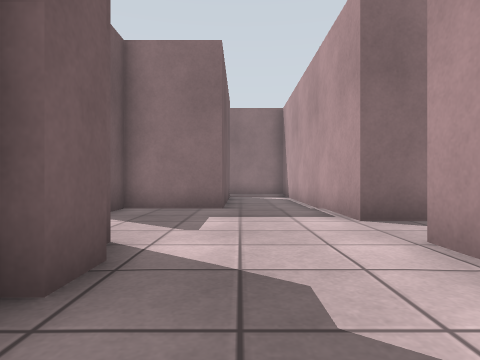
view 1 (above)

20 first-person views from a walk through a robot-simulator world made for Gazebo. The camera is 0.72 m above the floor, looks level and sees 75° across. The floor is counted in squares, 1 m on a side. Each view is taken from the middle of a square. On the plan, view 1 faces up. The plan holds only what a view shows up to about 10 squares ahead; the rest is blank.

view 2
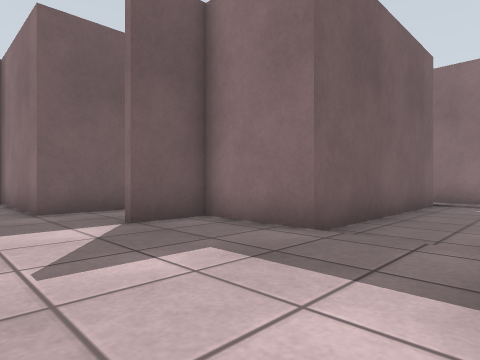

view 3
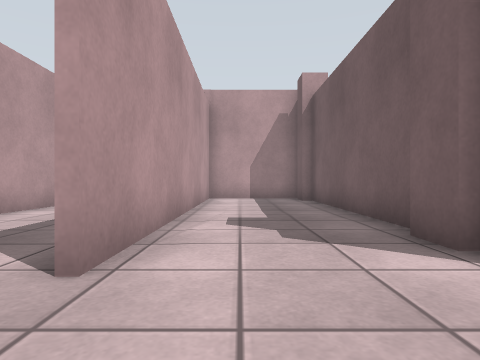

view 4
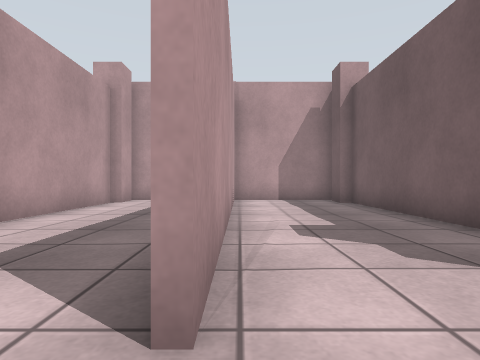

view 5
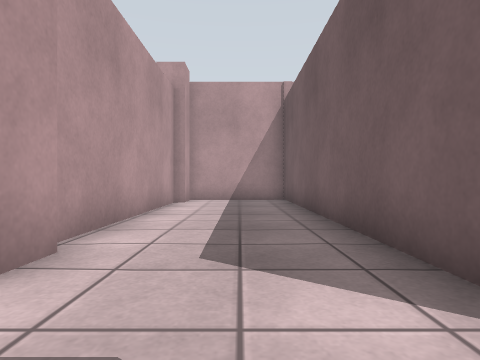

view 6
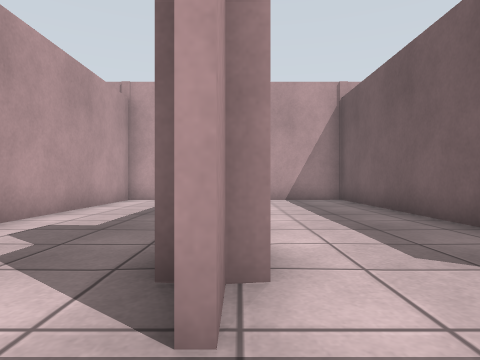

view 7
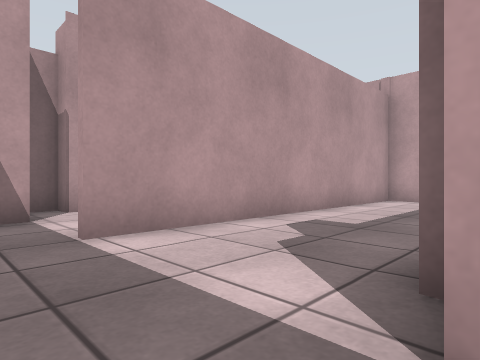

view 8
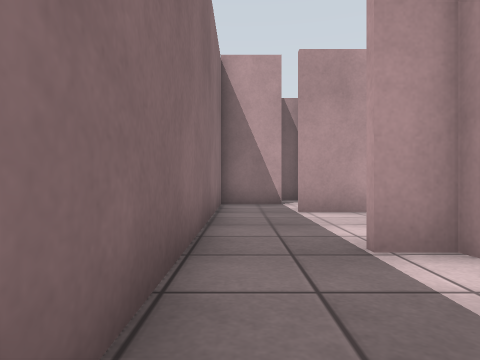

view 9
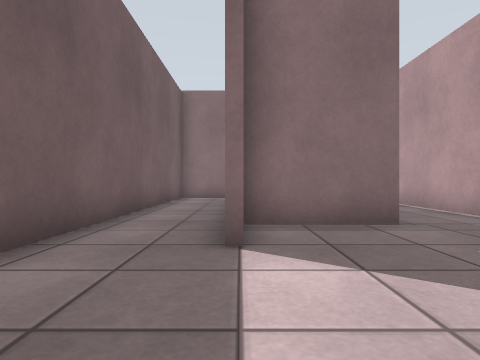

view 10
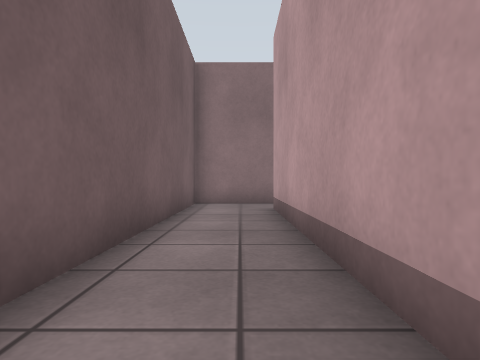

view 11
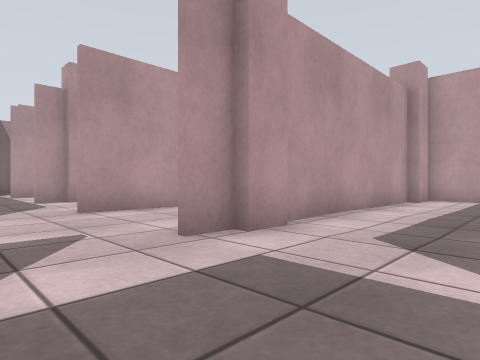

view 12
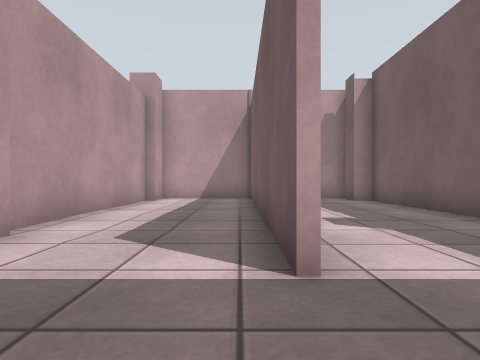

view 13
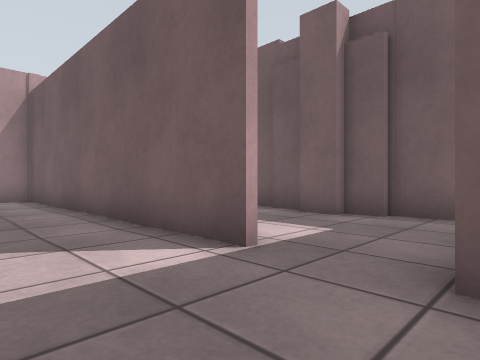

view 14
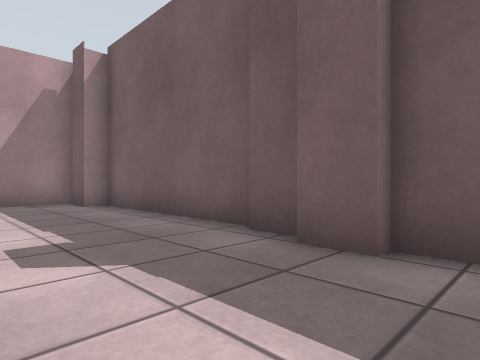

view 15
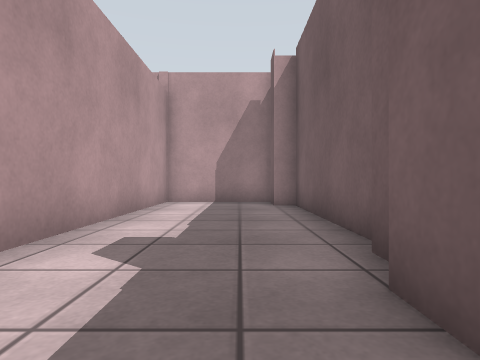

view 16
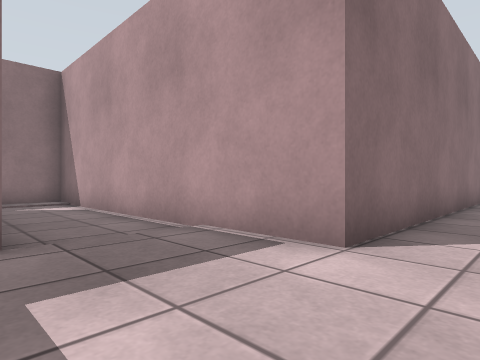

view 17
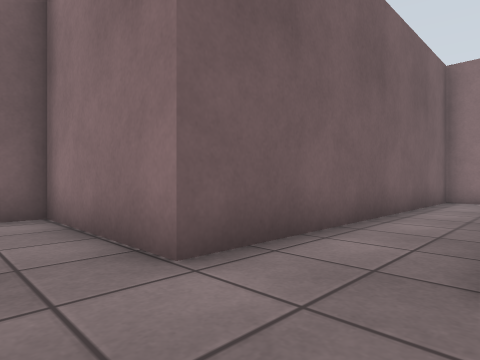

view 18
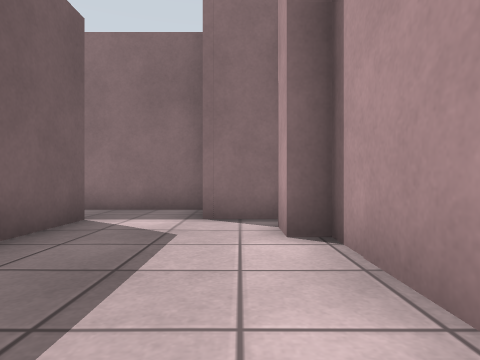

view 19
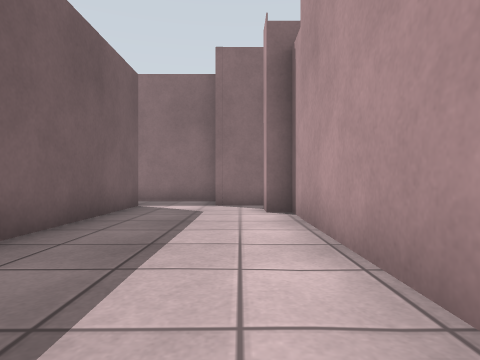

view 20
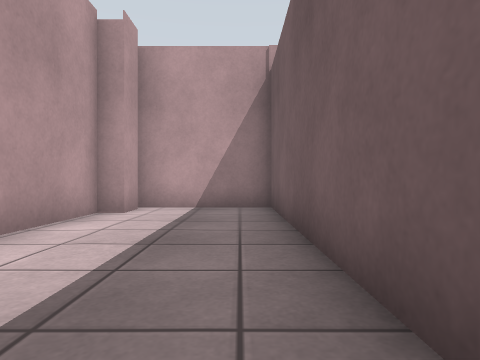

### Floor plan
Points are (right, up) in squares from view 1. A wall is a line through its corners. A room is listed if a view was taken in it or the views show most of it. See-through windows are left out.
Room 1 (views 1, 3, 9, 10, 11, 12, 13, 16, 17)
walls: (-1.7, 2.8) (-1.7, 3.8); (-3.2, 7) (-3.2, 13.8); (-2, 1.9) (-2, 2.8) (-1.2, 2.8) (-1.2, 1.9); (-5.4, 3.8) (-5.4, -5.6); (-1.5, 1.4) (-1.5, -4.9); (2.2, 5.6) (2.2, 15); (-0.5, 14.5) (-0.5, 8) (-3, 8) (-3, 6.4); (-2.1, -4.9) (-1.1, -4.9); (-1.7, -4.9) (-1.7, 1.6); (2.2, -4.1) (2.2, 3.8); (-2.9, 15.5) (-5.4, 15.5) (-5.4, 5.6); (1.8, 15.5) (-0.6, 15.5); (-5, -6.2) (-3, -6.2)
ways out: opening at (2, 4.5) to room 2; opening at (-6, 4.5) to room 4
Room 2 (views 2, 4, 5, 8)
walls: (5.8, 1.9) (5.8, 2.8); (2.4, 3) (2.4, -5); (6.1, 2.8) (6.1, 3.8); (6.1, -4.9) (6.1, 1.5); (5.4, 5.6) (2.2, 5.6)
ways out: opening at (2, 4.5) to room 1; opening at (6, 4.5) to room 3
Room 3 (views 6, 7)
walls: (5.8, 2.8) (6.6, 2.8); (10, -5.1) (10, 3.8); (9.6, 5.6) (5.4, 5.6)
ways out: opening at (6, 4.5) to room 2; opening at (10, 4.5) to room 5
Room 4 (views 14, 15)
walls: (-9.6, 0.8) (-9.6, -4.9) (-9, -4.9) (-9, -5.8); (-9.3, 1.8) (-9.3, 0.9); (-9, 2.9) (-9, 1.9); (-9.3, 3.8) (-9.3, 2.8); (-5.4, 5.6) (-9.6, 5.6) (-9.6, 3.6); (-5.6, -6) (-5.6, 0.9); (-9.1, -6.2) (-7.2, -6.2)
ways out: opening at (-6, 4.5) to room 1
Room 5 (views 18, 19, 20)
walls: (13.6, 1.9) (13.6, 2.8); (14.1, 2.8) (14.1, 3.5); (10.2, 3.8) (10.2, -4.2); (13.8, 3.8) (12.3, 3.8) (12.3, 5.6) (9.6, 5.6); (14.1, -4.9) (14.1, 1.9); (13.6, -5.8) (13.6, -4.9); (10.1, -6.2) (13.8, -6.2)
ways out: opening at (10, 4.5) to room 3

Where each view was taken, in squares from view 1:
view 1: 0 up, 0 right, facing up
view 2: 4 up, 2 right, facing up-left
view 3: 6 up, 1 right, facing down
view 4: 5 up, 2 right, facing down
view 5: 5 up, 4 right, facing down
view 6: 5 up, 6 right, facing down
view 7: 5 up, 6 right, facing down-right
view 8: 5 up, 3 right, facing right
view 9: 3 up, 3 left, facing up
view 10: 6 up, 4 left, facing up
view 11: 6 up, 5 left, facing down-right
view 12: 6 up, 5 left, facing down
view 13: 6 up, 3 left, facing down-left
view 14: 4 up, 6 left, facing down-left
view 15: 4 up, 8 left, facing down
view 16: 4 up, 1 left, facing up-right
view 17: 4 up, 3 left, facing up-left
view 18: 2 down, 13 right, facing up
view 19: 5 down, 13 right, facing up
view 20: 2 up, 11 right, facing down
